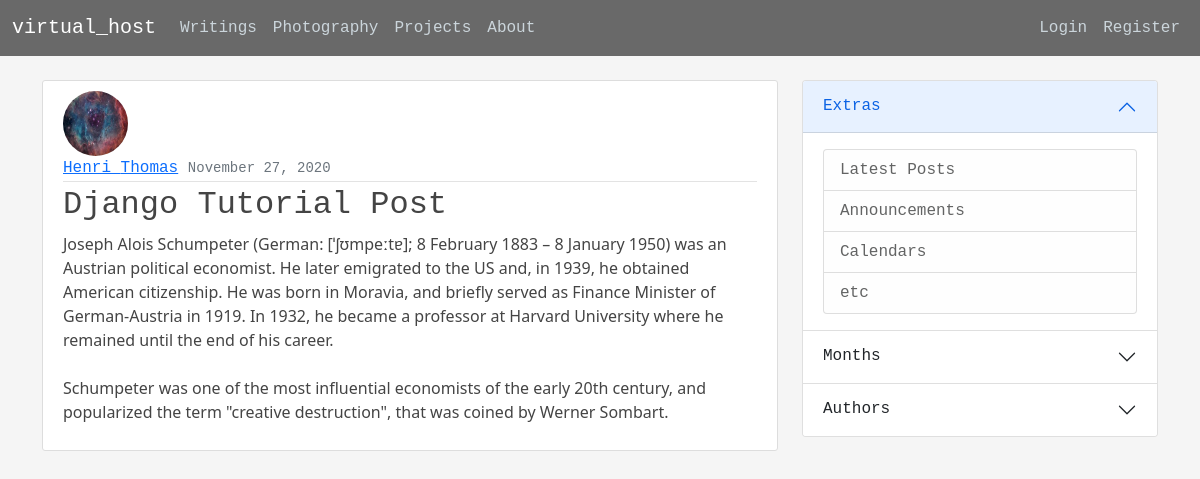
Page /post/1/django-tutorial-post/ on the committed database.
### blog/models.py (models this page shows, shortened)
class Post(models.Model):
    title = models.CharField(max_length=250)
    content = models.TextField()
    content_display = models.TextField(max_length=125)
    date_posted = models.DateTimeField(default=timezone.now)
    author = models.ForeignKey(User, on_delete=models.CASCADE)
    slug = models.SlugField(max_length=50)

### users/models.py (models this page shows, shortened)
class Profile(models.Model):
    user = models.OneToOneField(User, on_delete=models.CASCADE)
    bio = models.TextField()
    image = models.ImageField(default='default.jpg', upload_to='profile_pics')

### blog/views.py (the view)
# urls.py: path('post/<int:pk>/', PostDetailView.as_view(), name='single-post'),
class PostDetailView(DetailView):
    model = Post
    context_object_name = 'post'
    query_pk_and_slug = True
    def get_context_data(self, **kwargs):
        context = super().get_context_data(**kwargs)
        context['title'] = self.object.title
        return context

### blog/templates/blog/post_detail.html (shortened to what this page needs)
{% extends "blog/base.html" %}
{% block content %}
    <article class="media content-section">
        <img class="rounded-circle article-img" src="{{ post.author.profile.image.url }}">
        <div class="media-body">
            <div class="d-flex justify-content-between article-metadata">
                <div>
                    <a class="mr-2" href="#">{{ post.author.first_name }} {{ post.author.last_name }}</a>
                    <small class="text-muted">{{ post.date_posted|date:'F d, Y' }}</small>
                </div>
            </div>
            <h2>{{ post.title }}</h2>
            <p class="article-content">{{ post.content }} </p>
        </div>
    </article>
{% endblock content %}

### blog/static/blog/main.css (style rules this page uses)
body { background: whitesmoke; margin-top: 5rem; }
h1, h2, h3, h4, h5, h6 { color: #444444; font-family: monospace; }
.content-section { background: #ffffff; padding: 10px 20px; border: 1px solid #dddddd; border-radius: 3px; margin-bottom: 20px; }
.article-content { color: #444444; white-space: pre-line; }
.article-img { height: 65px; width: 65px; margin-right: 16px; }
.article-metadata { padding-bottom: 1px; margin-bottom: 4px; border-bottom: 1px solid #e3e3e3; font-family: monospace; }

### rows in the picture
Post: author.profile.image (picture), author.first_name "Henri", author.last_name "Thomas", date_posted "November 27, 2020", title "Django Tutorial Post", content "Joseph Alois Schumpeter (German: [ˈʃʊmpeːtɐ]; 8 February 1883 – 8 January 1950) was an Austrian political economist. He later emigrated to the US and, in 1939, he obtained American citizenship. He was born in Moravia, and briefly served as Finance Minister of German-Austria in 1919. In 1932, he became a professor at Harvard University where he remained until the end of his career. Schumpeter was one of the most influential economists of the early 20th century, and popularized the term \"creative destruction\", that was coined by Werner Sombart."
